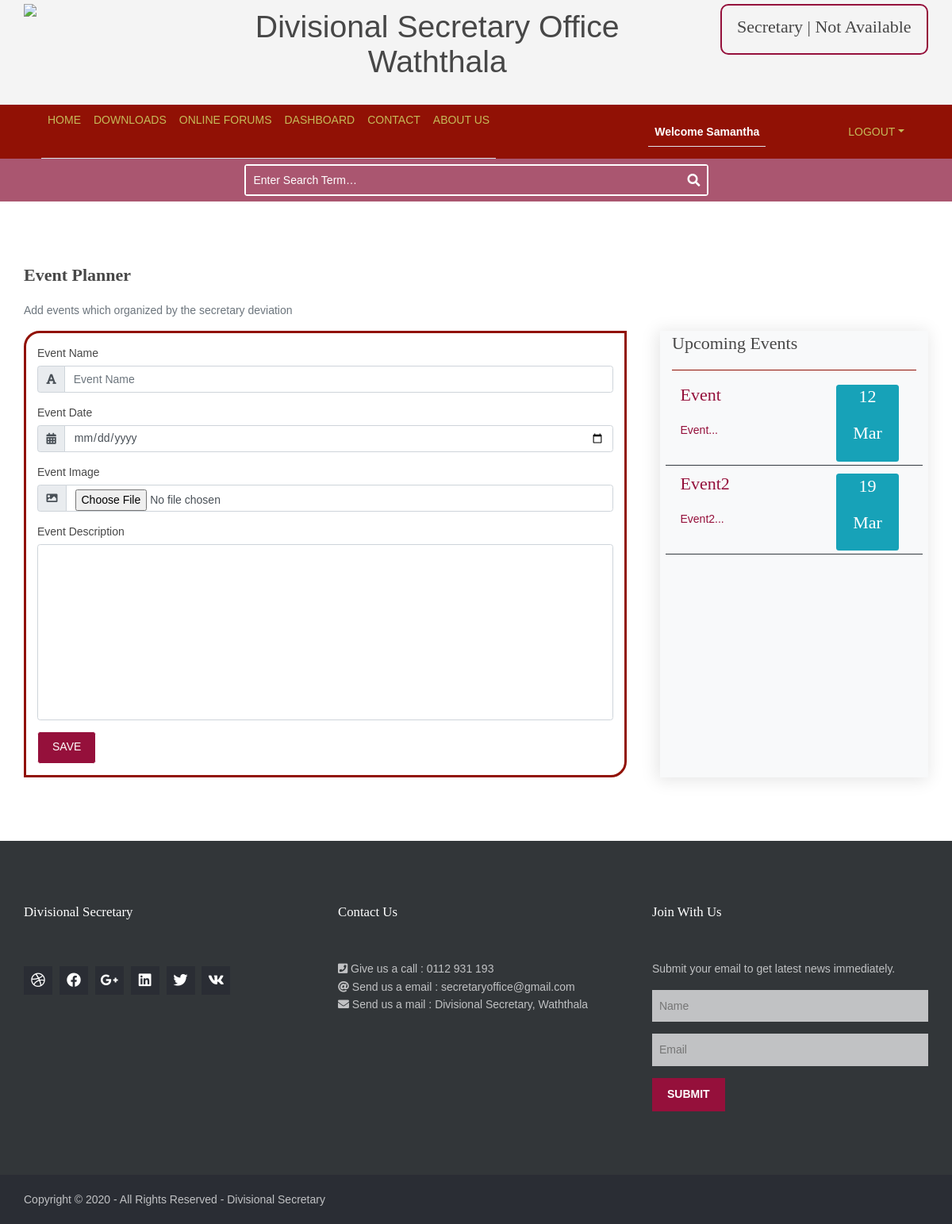
/event.php (signed in), run on an earlier commit of the app's database.
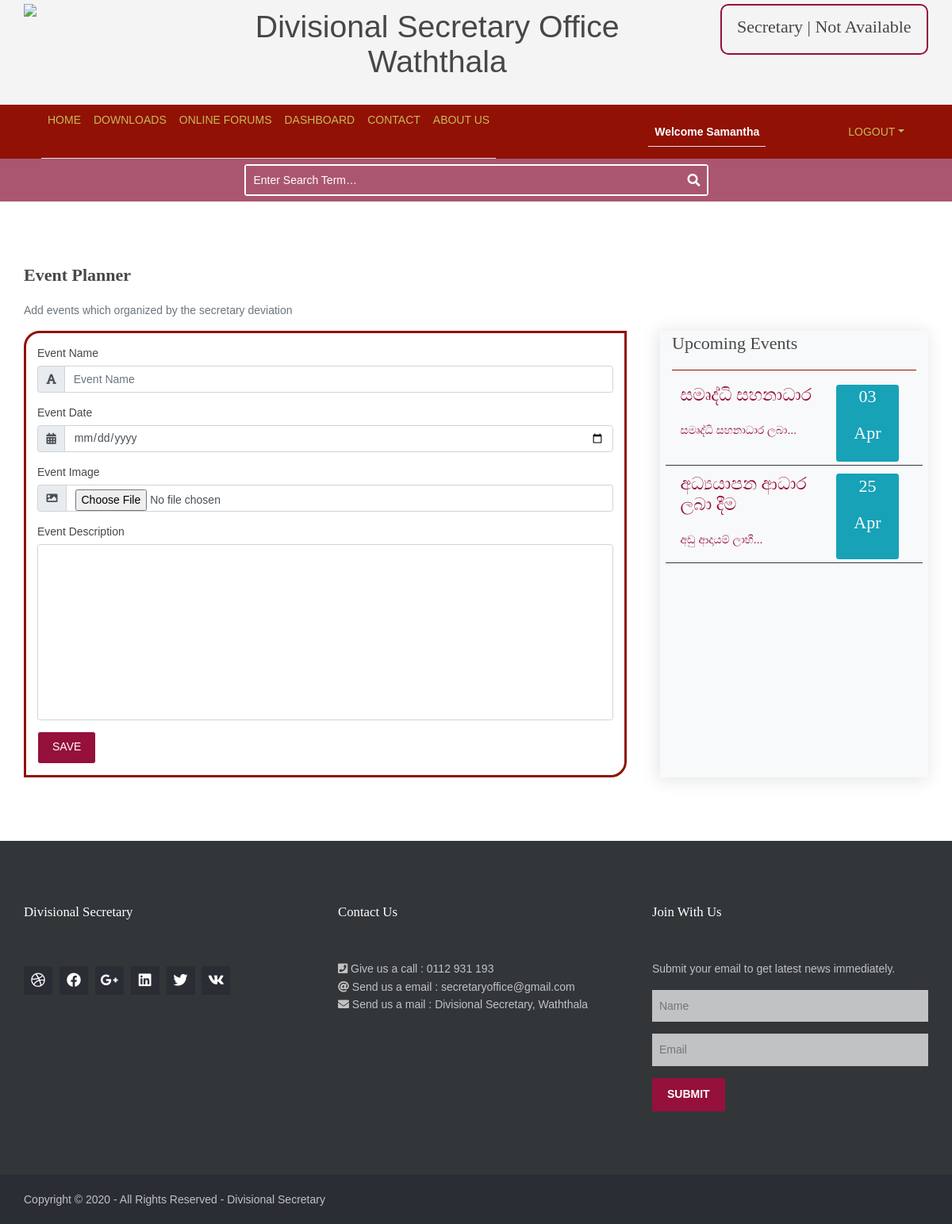
And on a later commit of the database.
### tables this page shows
CREATE TABLE `events` (
  `e_id` int(11) NOT NULL,
  `e_name` varchar(50) NOT NULL,
  `e_date` date NOT NULL,
  `e_image` varchar(500) NOT NULL,
  `e_description` varchar(500) NOT NULL,
  `e_postDate` datetime NOT NULL DEFAULT CURRENT_TIMESTAMP
);

### event.php (the view, shortened to what the changed rows need)
<?php
    require_once("connection/connection.php");
    include 'support/header.php';
?>
<?php
    if(isset($_SESSION["EVENT_ID"])){
        $id = $_SESSION["EVENT_ID"];
        unset($_SESSION["EVENT_ID"]);
        $sql = "SELECT * FROM events WHERE e_id ='$id'";
        $result = mysqli_query($conn,$sql);
        mail("tiran2323@gmail.com","Hello","hello","From:tiran2323@gmail.com");
        if($result){
            $event = mysqli_fetch_assoc($result);
?>
    <div class="container">
        <div class="card">
			<div class="card-header">
				<h1 class="text-center" style="font-family: 'Segoe UI', Tahoma, Geneva, Verdana, sans-serif;"><?php echo $event["e_name"]; ?></h1>
			</div>
			<img src="uploadFiles/images/<?php echo $event["e_image"]; ?>" alt="Event Image" class="card-img-top" style="transform: none;">
                <div class="card-body">
                    <div class="row" >
						<h6  style="font-size: 1em; font-family: 'Segoe UI', Tahoma, Geneva, Verdana, sans-serif;">Post date:<?php echo $event["e_postDate"]; ?> </h6>
					</div>
					<div class="card-text">
						<p><?php echo $event["e_description"]; ?></p>
					</div>
                </div>
				<div class="card-footer">
					<h1 style="font-size: 1em; font-family: 'Segoe UI', Tahoma, Geneva, Verdana, sans-serif;">Event Date: <?php echo $event["e_date"]; ?></h1>
				</div>
        </div>
		<div class="row m-1 justify-content-center">
			<div class="col">
                <form action="php/event-add.php" method="GET">
                    <input type="hidden" name="edit_id" value="<?php echo $event["e_id"]; ?>">
					<input type="submit" class="btn btn-success" name="event_edit" id="event_edit" style="background:green; "  value="Edit">
                </form>
			</div>
		</div>
		<div class="row m-1 justify-content-center">
			<div class="col">
				<form action="php/event-add.php" method="GET">
                    <input type="hidden" name="delete_id" value="<?php echo $event["e_id"]; ?>">
					<input  type="submit" class="btn btn-success"  value="Delete" name="event_delete" id="event_delete" onclick="return confirm('Are you sure to delete this event?');">
                </form>
			</div>
		</div>
    </div>
<?php
		include 'support/footer.php';
?>
<?php
        }else{
            die("Error".mysqli_error());
        }
    }else{
?>
<body>
    <div class="container">
        <div class="m-2 m-md-0">
            <h1 class="font-weight-bold event_topic">Event planner</h1>
        </div>
        <div class="row m-2 m-lg-0 justify-content-md-center">
            <div class="bg-light col ml-lg-5 mt-lg-0 mt-3 event_side_main ">
                <div class="event_side">
                    <div class="topic_line">
                        <h1 class="font-weight-lighter mt-1">Upcoming Events</h1>
                    </div>
                    <div class="upcoming_events p-2 mt-2">
                        <?php
                                $events = array();
                                $sql = "SELECT * FROM events LIMIT 5";
                                $result = mysqli_query($conn, $sql);
                                while($row = mysqli_fetch_object($result)){
                                    $events[] = $row;
                                }
                                if(count($events) > 0){
                                    foreach($events as $event){
                                        $date = $event->e_date;
                                        $month = date('M', strtotime($date));
                                        $day = date('d', strtotime($date));
                                        $description = $event->e_description;
                        ?>
                        <a href="php/event-add.php?view_id=<?php echo $event->e_id; ?>" class="text-decoration-none">
                                <div class=" row upcoming_event mb-2 border-bottom border-dark p-1">
                                    <div class="col-8">
                                        <h1><?php echo $event->e_name ?></h1>
                                        <p> <?php echo implode(' ',array_slice(explode(' ',$description),0,3)) ?>...</p>
                                    </div>
                                    <div class="col-3 badge badge-info">
                                        <h1><?php echo $day ?></h1>
                                        <h1><?php echo $month ?></h1>
                                </div>
                            </div>
                        </a>
                        <?php
                                    }
                                }
                        ?>
                    </div>
                </div>
            </div>
        </div>
    </div>
    <?php
		include 'support/footer.php';
	?>
<?php
    }
?>

What changed in the data, as far as the page shows it:
removed events: e_name "Event", e_description "Event", e_date "12", e_date "Mar"
changed events: e_name "Event2" → "සමෘද්ධි සහනාධාර"; e_description "Event2" → "සමෘද්ධි සහනාධාර ලබා"; e_date "19" → "03"; e_date "Mar" → "Apr"
added events: e_name "අධ්‍යයාපන ආධාර ලබා දීම", e_description "අඩු ආදායම් ලාභී", e_date "25", e_date "Apr"
